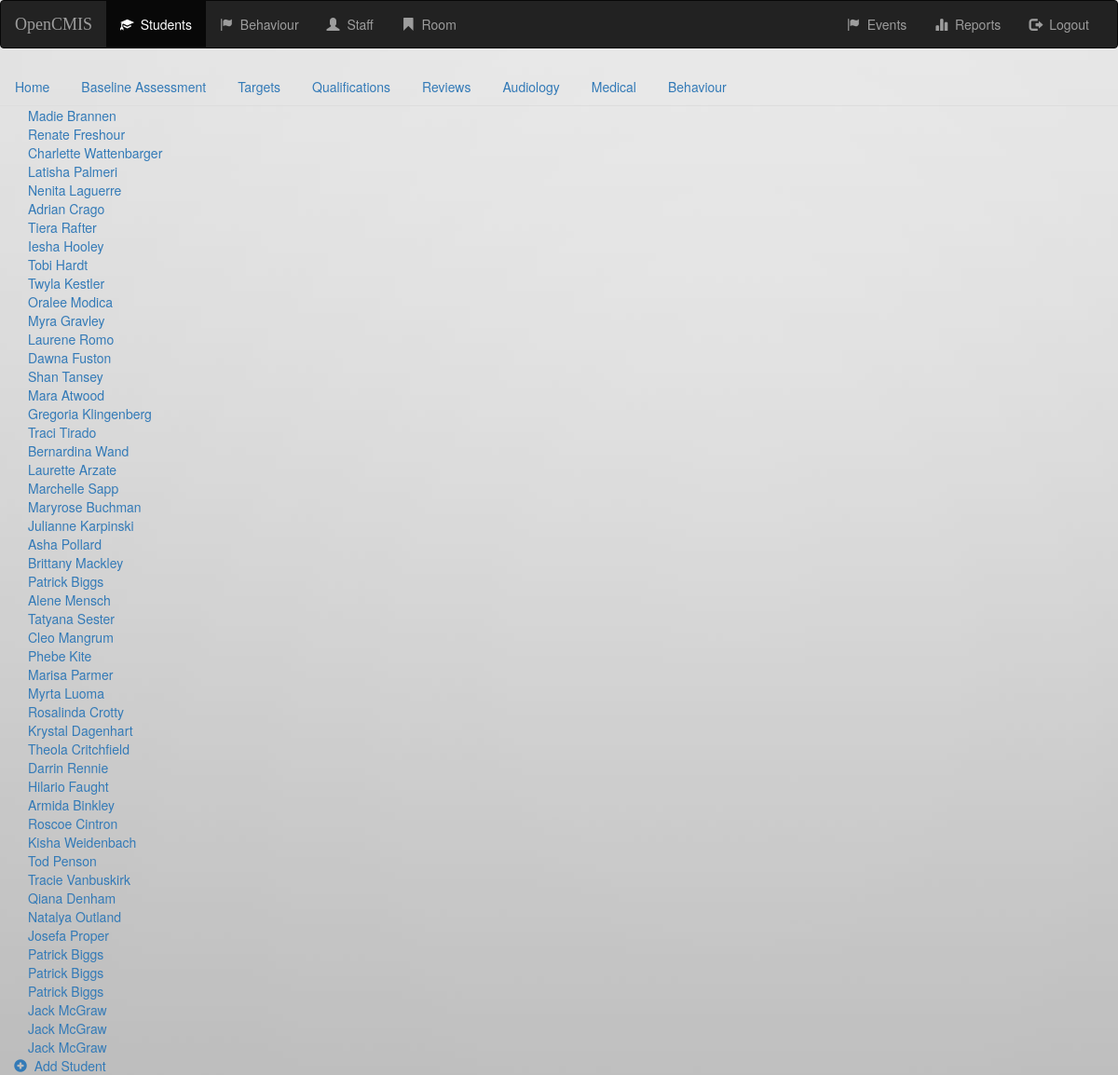
Page /opencmis/student/ on the earlier database version.
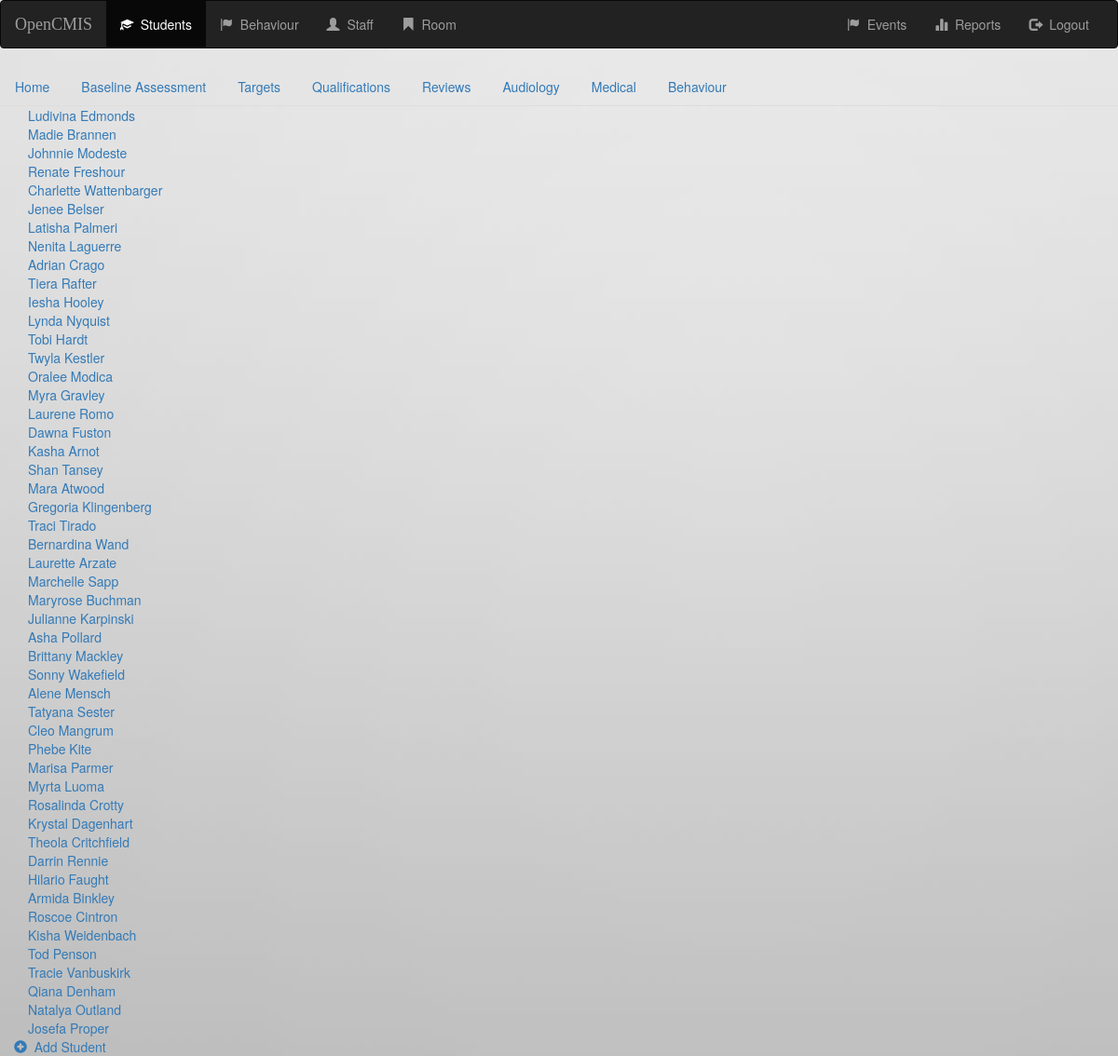
Same page on the later database version.
### opencmis/models.py (models this page shows, shortened)
class Student(models.Model):
    gender_choices = (('M', 'Male'), ('F', 'Female'))
    first_name = models.CharField(max_length=50, blank=False)
    last_name = models.CharField(max_length=30, blank=False)
    gender = models.CharField(max_length=1, choices=gender_choices, default='M')
    date_of_birth = models.DateField(blank=False)
    ULN = models.CharField(max_length=10, blank=True)
    house = models.CharField(max_length=50, blank=True)
    road = models.CharField(max_length=50, blank=True)
    area = models.CharField(max_length=50, blank=True)
    town = models.CharField(max_length=50, blank=True)
    post_code = models.CharField(max_length=12, blank=True)
    photo = models.FileField(blank=True)
    def __str__(self):
        return '%s %s' % (self.first_name, self.last_name)

### opencmis/views.py (the view)
# urls.py: url(r'student/$', views.IndexView.as_view(), name='index'),
class IndexView(generic.ListView):
    template_name = 'opencmis/index.html'
    context_object_name = 'all_students'
    def get_queryset(self):
        return Student.objects.all()

### opencmis/templates/opencmis/index.html (shortened to what this page needs)
{% extends 'opencmis/base.html' %}
{% block body %}
    <div class="container-fluid">
            {% if all_students %}
                {% for student in all_students %}
                    <a href="{% url 'opencmis:detail' student.id %}">{{student}}</a><br>
                {% endfor %}
            {% else %}
            <div class="alert alert-warning" role="alert">
                <strong>There are no student records to display.</strong>
            </div>
            {% endif %}
            <div class="row">
                    <a href="{% url 'opencmis:student-create' %}"><span class="glyphicon glyphicon-plus-sign" area-hidden="true"></span>&nbsp;&nbsp;Add Student</a>
            </div>
        </div>
    </div>
{% endblock %}

Differences in the rows shown:
removed Student: first_name+last_name "Patrick Biggs"
removed Student: first_name+last_name "Patrick Biggs"
removed Student: first_name+last_name "Patrick Biggs"
removed Student: first_name+last_name "Patrick Biggs"
removed Student: first_name+last_name "Jack McGraw"
removed Student: first_name+last_name "Jack McGraw"
removed Student: first_name+last_name "Jack McGraw"
added Student: first_name+last_name "Ludivina Edmonds"
added Student: first_name+last_name "Johnnie Modeste"
added Student: first_name+last_name "Jenee Belser"
added Student: first_name+last_name "Lynda Nyquist"
added Student: first_name+last_name "Kasha Arnot"
added Student: first_name+last_name "Sonny Wakefield"
